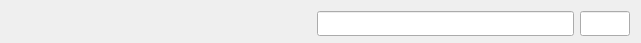
<?xml version="1.0" encoding="UTF-8"?>
<ui version="4.0">
 <class>Form</class>
 <widget class="QWidget" name="Form">
  <property name="geometry">
   <rect>
    <x>0</x>
    <y>0</y>
    <width>641</width>
    <height>43</height>
   </rect>
  </property>
  <property name="minimumSize">
   <size>
    <width>0</width>
    <height>30</height>
   </size>
  </property>
  <property name="maximumSize">
   <size>
    <width>16777215</width>
    <height>43</height>
   </size>
  </property>
  <property name="windowTitle">
   <string>Form</string>
  </property>
  <layout class="QHBoxLayout" name="horizontalLayout">
   <item>
    <widget class="QLabel" name="label_rp_name">
     <property name="minimumSize">
      <size>
       <width>300</width>
       <height>25</height>
      </size>
     </property>
     <property name="maximumSize">
      <size>
       <width>300</width>
       <height>25</height>
      </size>
     </property>
     <property name="text">
      <string/>
     </property>
    </widget>
   </item>
   <item>
    <widget class="QLineEdit" name="lineEdit_rp_attr">
     <property name="minimumSize">
      <size>
       <width>0</width>
       <height>25</height>
      </size>
     </property>
     <property name="maximumSize">
      <size>
       <width>16777215</width>
       <height>25</height>
      </size>
     </property>
    </widget>
   </item>
   <item>
    <widget class="QLineEdit" name="lineEdit_rp_value">
     <property name="minimumSize">
      <size>
       <width>50</width>
       <height>25</height>
      </size>
     </property>
     <property name="maximumSize">
      <size>
       <width>50</width>
       <height>25</height>
      </size>
     </property>
    </widget>
   </item>
  </layout>
 </widget>
 <resources/>
 <connections/>
</ui>
